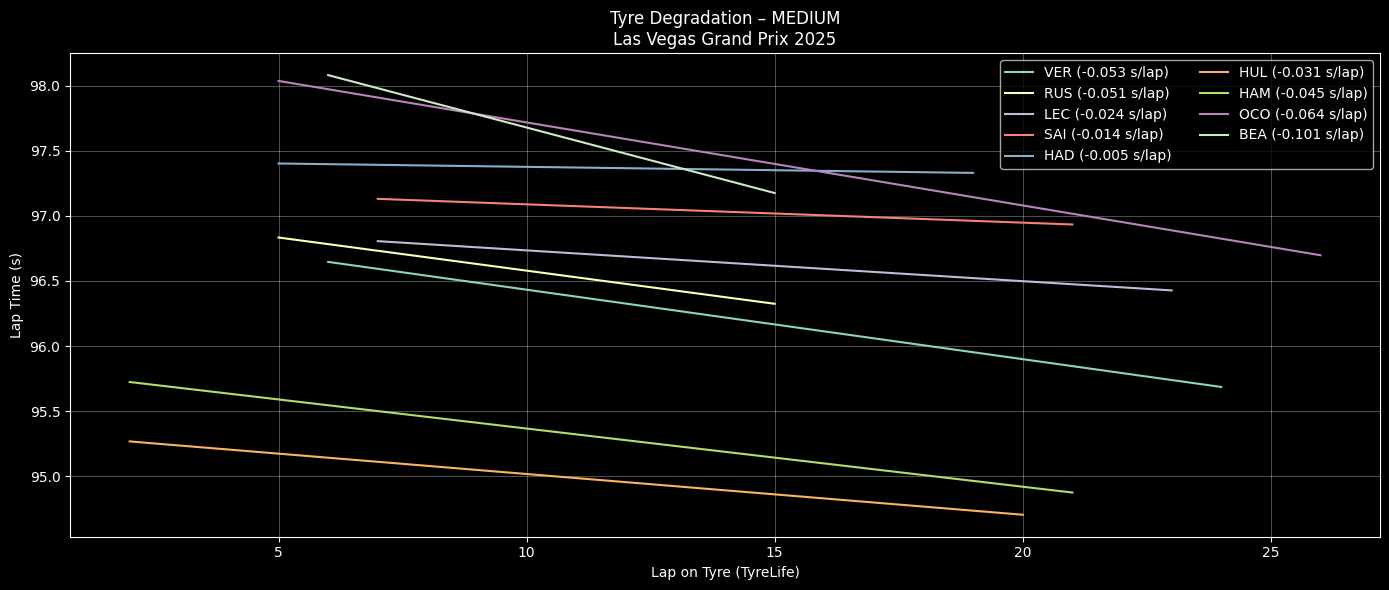

Reproduce this figure in Python.
import fastf1, os
import pandas as pd
import numpy as np
import matplotlib.pyplot as plt
from pathlib import Path

# ========= CONFIG =========
YEAR = 2025
GP = "Las Vegas Grand Prix"
SESSION = "R"
COMPOUND = "MEDIUM"      # SOFT / MEDIUM / HARD
TOP_N = 10             # Top N finishers
CACHE_DIR = Path("/content/fastf1_cache")

# ========= CACHE =========
CACHE_DIR.mkdir(parents=True, exist_ok=True)
fastf1.Cache.enable_cache(CACHE_DIR)

# ========= LOAD SESSION =========
session = fastf1.get_session(YEAR, GP, SESSION)
session.load()

laps = session.laps.copy()
laps = laps[laps["IsAccurate"]]

# Convert laptime to seconds
laps["LapTimeSec"] = laps["LapTime"].dt.total_seconds()

# ========= SELECT TOP DRIVERS =========
drivers = (
    session.results
    .sort_values("Position")
    .head(TOP_N)["Abbreviation"]
    .tolist()
)

laps = laps[laps["Driver"].isin(drivers)]

# ========= CLEAN LAPS =========
laps = laps[
    laps["PitInTime"].isna() &
    laps["PitOutTime"].isna() &
    (laps["Compound"] == COMPOUND)
]

# ========= REMOVE OUTLIERS (IQR PER DRIVER PER STINT) =========
clean = []

for (d, stint), dl in laps.groupby(["Driver", "Stint"]):
    if len(dl) < 5:
        continue

    q1, q3 = dl["LapTimeSec"].quantile([0.25, 0.75])
    iqr = q3 - q1

    dl = dl[
        (dl["LapTimeSec"] >= q1 - 1.5 * iqr) &
        (dl["LapTimeSec"] <= q3 + 1.5 * iqr)
    ]

    clean.append(dl)

clean = pd.concat(clean)

# ========= PLOT TYRE DEGRADATION =========
plt.figure(figsize=(14,6))

for d in drivers:
    dl = clean[clean["Driver"] == d]

    # pilih stint terpanjang untuk driver tsb
    if dl.empty:
        continue

    stint_id = (
        dl.groupby("Stint").size().idxmax()
    )

    stint_laps = dl[dl["Stint"] == stint_id]

    if len(stint_laps) < 5:
        continue

    x = stint_laps["TyreLife"]
    y = stint_laps["LapTimeSec"]

    # Linear regression → degradation slope
    z = np.polyfit(x, y, 1)
    y_fit = np.polyval(z, x)

    plt.plot(x, y_fit, label=f"{d} ({z[0]:+.03f} s/lap)")

plt.title(f"Tyre Degradation – {COMPOUND}\n{GP} {YEAR}")
plt.xlabel("Lap on Tyre (TyreLife)")
plt.ylabel("Lap Time (s)")
plt.grid(alpha=0.3)
plt.legend(ncol=2)
plt.tight_layout()
plt.show()
